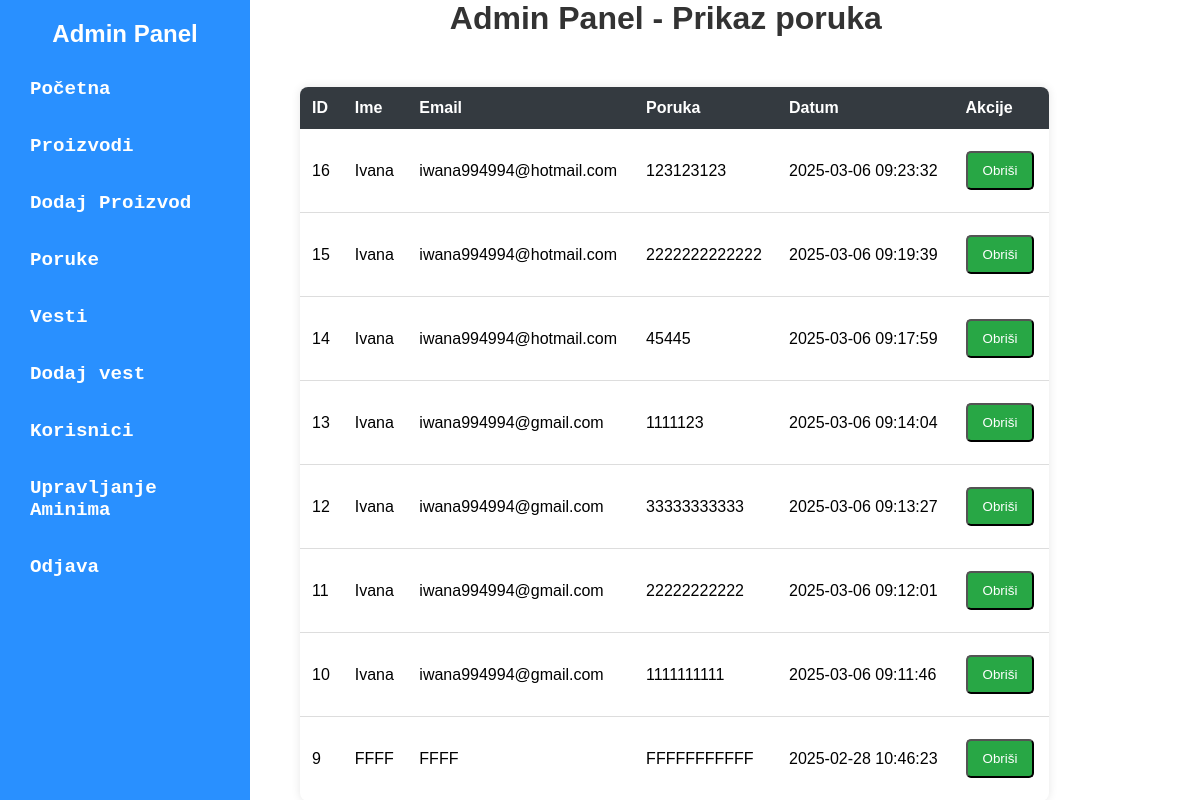
The page /admin/admin-dashboard.php?page=poruke on the database as committed earlier.
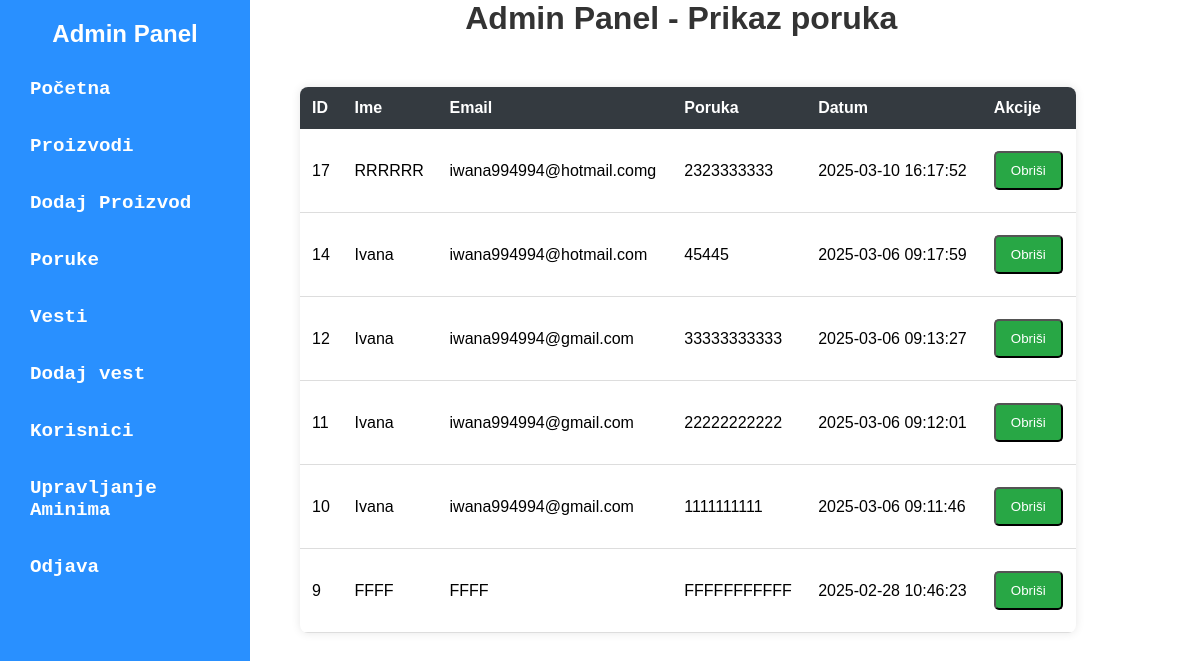
The same page on the database as committed later.
### tables this page shows
CREATE TABLE IF NOT EXISTS `poruka` (
  `id` int(10) unsigned NOT NULL AUTO_INCREMENT,
  `poruka` text NOT NULL,
  `ime` text NOT NULL,
  `email` text NOT NULL,
  `datum` timestamp NOT NULL DEFAULT current_timestamp() ON UPDATE current_timestamp(),
  PRIMARY KEY (`id`)
);

### admin/model/PorukaModel.php (called while the page is built, shortened)
<?php
include_once __DIR__ . '/../config/database.php';
$query = "SELECT * FROM poruka ORDER BY id DESC ";
$query_run = mysqli_query($con, $query);
if ($query_run && mysqli_num_rows($query_run) > 0) {
    $poruke = mysqli_fetch_all($query_run, MYSQLI_ASSOC);
} else {
    die("Greška: Nema poruka.");
}
?>

### admin/view/poruka.php (the view, shortened to what this page needs)
<!DOCTYPE html>
<html lang="en">
<head>
    <link rel="stylesheet" href="./public/table-style.css">
    <link rel="stylesheet" href="./public/pop-up.css">
    <link rel="stylesheet" href="./public/message-session.css">
</head>
<body id="body-poruka">
    <h1>Admin Panel - Prikaz poruka</h1>
    <table>
        <thead>
            <tr>
                <th>ID</th>
                <th>Ime</th>
                <th>Email</th>
                <th>Poruka</th>
                <th>Datum</th>
                <th>Akcije</th>
            </tr>
        </thead>
        <tbody>
            <?php if ($poruke): ?>
                <?php foreach ($poruke as $poruka): ?>
                    <tr>
                        <td><?php echo $poruka['id']; ?></td>
                        <td><?php echo ($poruka['ime']); ?></td>
                        <td><?php echo ($poruka['email']); ?></td>
                        <td><?php echo (($poruka['poruka'])); ?></td>
                        <td><?php echo $poruka['datum']; ?></td>
                        <td>
                         <form method="POST" action="./model/PorukaModel.php" id="deleteForm<?=$poruka['id']?>">
                 <button type="button" onclick="deletePop(<?=$poruka['id']?> )" id="dugme">Obriši</button>
            </form>
                        </td>
                    </tr>
                <?php endforeach; ?>
            <?php else: ?>
                <tr>
                    <td colspan="6">Nema poruka</td>
                </tr>
            <?php endif; ?>
        </tbody>
    </table>
</body>
</html>

Rows that differ between the two databases and show on the page:
removed poruka: id "16", ime "Ivana", email "iwana994994@hotmail.com", poruka "123123123", datum "2025-03-06 09:23:32"
removed poruka: id "15", ime "Ivana", email "iwana994994@hotmail.com", poruka "2222222222222", datum "2025-03-06 09:19:39"
removed poruka: id "13", ime "Ivana", email "iwana994994@gmail.com", poruka "1111123", datum "2025-03-06 09:14:04"
added poruka: id "17", ime "RRRRRR", email "iwana994994@hotmail.comg", poruka "2323333333", datum "2025-03-10 16:17:52"
